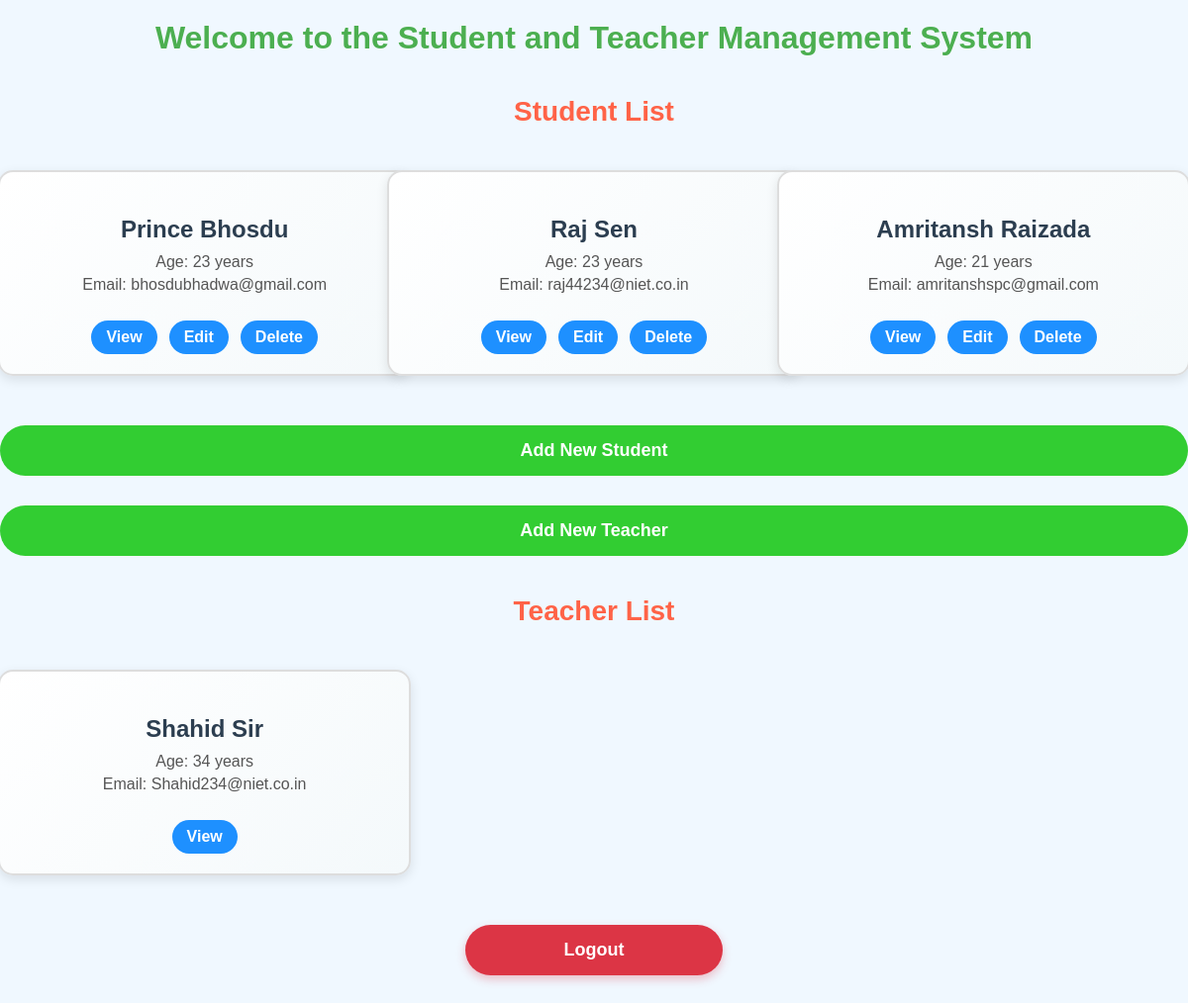
Screenshot of / (signed in) with the database file from the repository.
### myapp/models.py (models this page shows, shortened)
class Student(models.Model):
    name = models.CharField(max_length=100)
    age = models.IntegerField()
    email = models.EmailField(unique=True)
    created_at = models.DateTimeField(auto_now_add=True)

class Teacher(models.Model):
    name = models.CharField(max_length=100)
    age = models.IntegerField()
    email = models.EmailField(unique=True, null=True, blank=True)  # Optional email
    subject = models.CharField(max_length=100, null=True, blank=True)  # Optional subject

### myapp/views.py (the view)
# urls.py: 2. Add a URL to urlpatterns:  path('', views.home, name='home')
@login_required(login_url='login')
def home(request):
    students = Student.objects.all()
    teachers = Teacher.objects.all()
    return render(request, 'home.html', {'students': students, 'teachers': teachers})

### myapp/templates/home.html (shortened to what this page needs)
{% load static %}
<!DOCTYPE html>
<html lang="en">
<head>
    <link rel="stylesheet" type="text/css" href="{% static 'css/style.css' %}">
</head>
<body>
{% if user.is_authenticated %}
    <h1>Welcome to the Student and Teacher Management System</h1>
    <h2>Student List</h2>
    <div class="container">
        {% for student in students %}
            <div class="card">
                <h3>{{ student.name }}</h3>
                <p>Age: {{ student.age }} years</p>
                <p>Email: {{ student.email }}</p>
                <div class="actions">
                    <a href="{% url 'student_detail' student.id %}">View</a>
                    <a href="{% url 'student_update' student.id %}">Edit</a>
                    <a href="{% url 'student_delete' student.id %}">Delete</a>
                </div>
            </div>
        {% endfor %}
    </div>
    <a href="{% url 'student_create' %}" class="add-button">Add New Student</a>
    <a href="{% url 'teacher_create' %}" class="add-button">Add New Teacher</a>
    <h2>Teacher List</h2>
    <div class="container">
        {% for teacher in teachers %}
            <div class="card">
                <h3>{{ teacher.name }}</h3>
                <p>Age: {{ teacher.age }} years</p>
                <p>Email: {{ teacher.email }}</p>
                <div class="actions">
                    <a href="{% url 'teacher_detail' teacher.id %}">View</a>
                </div>
            </div>
        {% endfor %}
    </div>
    <a href="{% url 'logout' %}" class="add-button logout-button" style="
        display: block;
        width: 200px;
        margin: 30px auto;
        padding: 15px 30px;
        background-color: #DC3545; /* Red color */
        color: white;
        text-align: center;
        border-radius: 50px;
        font-size: 18px;
        font-weight: bold;
        text-decoration: none;
        transition: all 0.3s ease;
        box-shadow: 0 4px 10px rgba(220, 53, 69, 0.3);
    " >Logout</a>
{% else %}
    <div class="auth-container">
        <h1>Welcome to Our System</h1>
        <p>Please <a href="{% url 'login' %}">Login</a> or <a href="{% url 'register' %}">Register</a> to continue.</p>
    </div>
{% endif %}
</body>
</html>

### myapp/static/css/style.css (style rules this page uses)
body { font-family: 'Arial', sans-serif; margin: 0; padding: 0; background-color: #f0f8ff; color: #333; }
.logout-button { display: block; width: 200px; margin: 30px auto; padding: 15px 30px; background-color: #DC3545; color: white; text-align: center; border-radius: 50px; font-size: 18px; font-weight: bold; text-decoration: none; transition: all 0.3s ease; box-shadow: 0 4px 10px rgba(220, 53, 69, 0.3); }
h1 { text-align: center; margin-top: 20px; color: #4CAF50; font-size: 32px; }
h2 { text-align: center; color: #FF6347; font-size: 28px; margin-top: 40px; }
.container { display: grid; grid-template-columns: repeat(auto-fill, minmax(280px, 1fr)); gap: 20px; padding: 20px; justify-items: center; }
.card { background: linear-gradient(135deg, #ffffff, #f4f9fb); border-radius: 15px; box-shadow: 0 4px 12px rgba(0, 0, 0, 0.1); padding: 20px; width: 100%; text-align: center; transition: all 0.3s ease-in-out; border: 2px solid #ddd; }
.card h3 { font-size: 24px; color: #2c3e50; font-weight: 600; margin-bottom: 10px; }
.card p { font-size: 16px; color: #555; margin: 5px 0; }
.card a { display: inline-block; margin-top: 12px; padding: 8px 20px; background-color: #FF8C00; color: white; text-decoration: none; border-radius: 25px; font-weight: bold; transition: background-color 0.3s ease; }
.actions { display: flex; justify-content: center; gap: 12px; margin-top: 15px; }
.actions a { background-color: #1E90FF; padding: 8px 15px; color: white; border-radius: 25px; text-decoration: none; font-weight: bold; transition: background-color 0.3s ease; }
.add-button { display: block; margin: 30px auto; padding: 15px 30px; background-color: #32CD32; color: white; text-align: center; border-radius: 50px; font-size: 18px; font-weight: bold; text-decoration: none; transition: background-color 0.3s ease; }

### rows the page displays
Student: name "Prince Bhosdu", age "23", email "bhosdubhadwa@gmail.com"
Student: name "Raj Sen", age "23", email "raj44234@niet.co.in"
Student: name "Amritansh Raizada", age "21", email "amritanshspc@gmail.com"
Teacher: name "Shahid Sir", age "34", email "Shahid234@niet.co.in"
